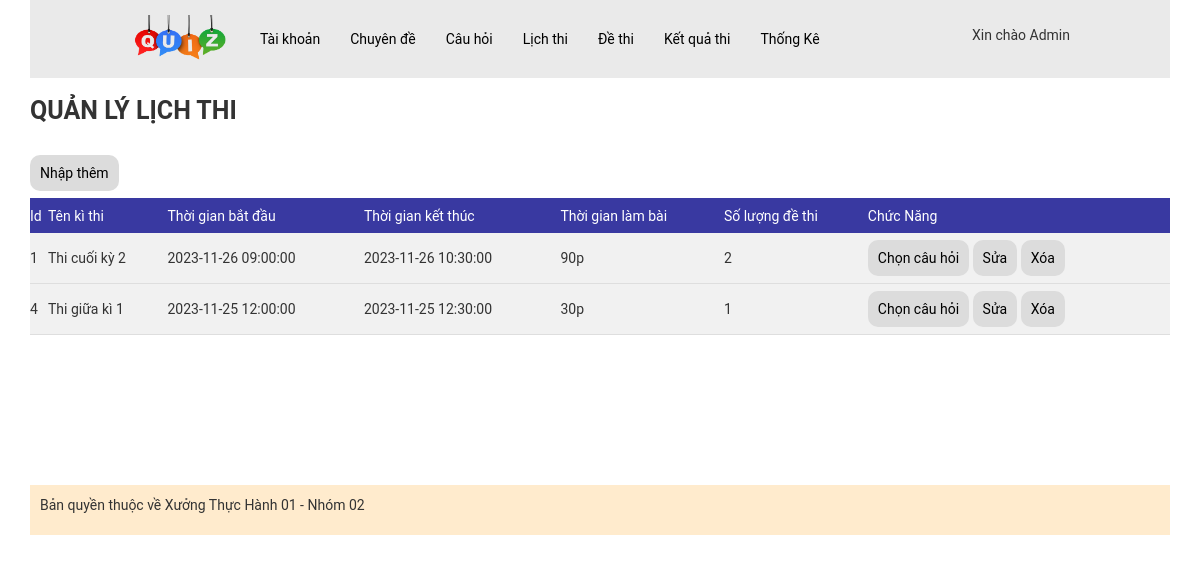
The page /admin/index.php?act=dslt (signed in) on the database as committed earlier.
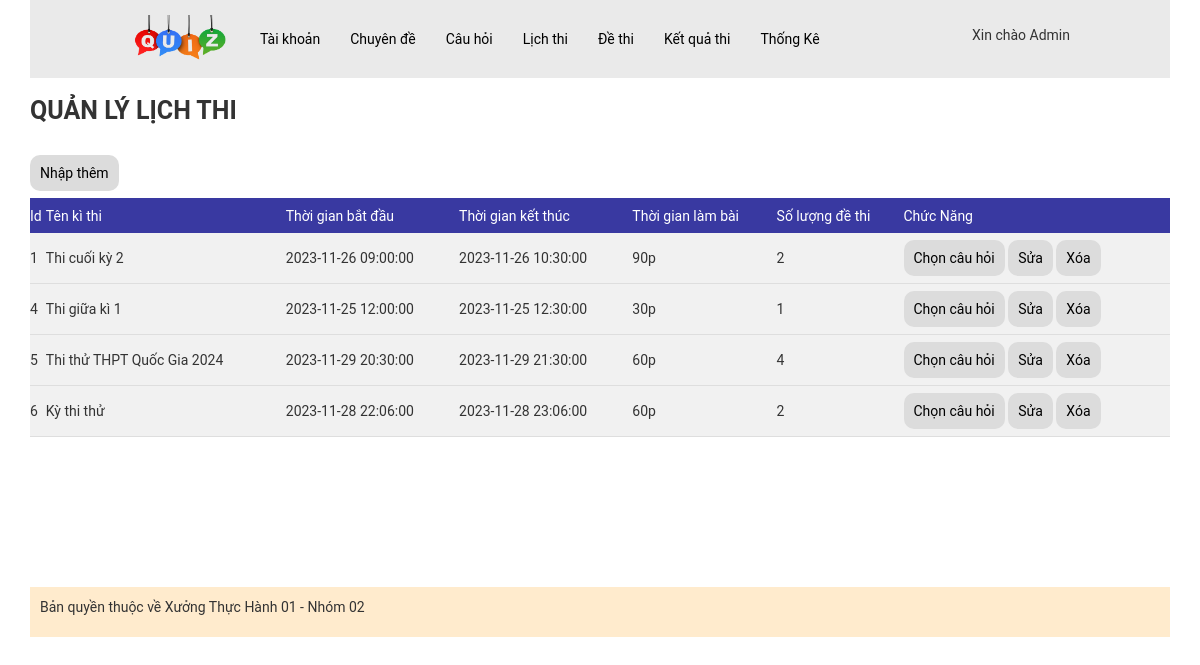
The same page on the database as committed later.
### tables this page shows
CREATE TABLE `lichthi` (
  `id` int(11) NOT NULL,
  `name` varchar(255) NOT NULL COMMENT 'Tên lịch thi(tên kì thi)',
  `time_start` datetime NOT NULL COMMENT 'TG bắt đầu làm bài',
  `time_end` datetime NOT NULL COMMENT 'TG kết thúc làm bài',
  `time` int(11) NOT NULL COMMENT 'TG làm bài (vd: 45p)',
  `so_de_thi` int(11) NOT NULL COMMENT 'Số lượng đề thi'
);

### model/pdo.php (called while the page is built, shortened)
<?php
function pdo_get_connection(){
    $servername = "localhost";
    $username = "root";
    $password = "";
    try {
        $conn = new PDO("mysql:host=$servername;dbname=xuongth01_02", $username, $password);
        $conn->setAttribute(PDO::ATTR_ERRMODE, PDO::ERRMODE_EXCEPTION);
        return $conn;
    } catch(PDOException $e) {
        echo "Connection failed: " . $e->getMessage();
    }
}
function pdo_query($sql){
    $sql_args=array_slice(func_get_args(),1);
    try{
        $conn=pdo_get_connection();
        $stmt=$conn->prepare($sql);
        $stmt->execute($sql_args);
        $rows=$stmt->fetchAll();
        return $rows;
    }
    catch(PDOException $e){
        throw $e;
    }
    finally{
        unset($conn);
    }
}
?>

### model/lichthi.php (called while the page is built, shortened)
<?php
function loadall_lichthi()
{
    $sql = "select * from lichthi";
    $result = pdo_query($sql);
    return $result;
}

### admin/lichthi/list-lichthi.php (the view)
<div class="content-boder-user">
    <div class="title-boder-top-user">
        <p>QUẢN LÝ LỊCH THI</p>
    </div>
    <br>
    <div class="add-user">
        <a href="?act=addlt">
            Nhập thêm
        </a>
    </div>
    <div class="main-user">
        <table>
            <thead>
                <tr>
                    <td>Id</td>
                    <td>Tên kì thi</td>
                    <td>Thời gian bắt đầu</td>
                    <td>Thời gian kết thúc</td>
                    <td>Thời gian làm bài </td>
                    <td>Số lượng đề thi</td>
                    <td>Chức Năng</td>
                </tr>
            </thead>
            <tbody>
                <?php foreach ($dslt as $key => $value) : extract($value) ?>
                    <tr>
                        <td><?php echo $id ?></td>
                        <td><?php echo $name ?></td>
                        <td><?php echo $time_start ?></td>
                        <td>
                            <?php
                            $time_start = new DateTime($time_start);
                            $minutes_to_add = $time;
                            $time_end = clone $time_start;
                            $time_end->add(new DateInterval('PT' . $minutes_to_add . 'M'));
                            echo $time_end->format('Y-m-d H:i:s');
                            ?>
                        </td>
                        <td><?php echo $time ?>p</td>
                        <td><?php echo $so_de_thi ?></td>
                        <td><a href="?act=chon_cauhoi&idlt=<?php echo $id ?>">Chọn câu hỏi</a>
                            <a href="?act=editlt&idlt=<?php echo $id ?>">Sửa</a>
                            <a href="?act=deletelt&idlt=<?php echo $id ?>">Xóa</a>
                        </td>
                    </tr>
                <?php endforeach; ?>
            </tbody>
        </table>
    </div>
</div>

Rows that differ between the two databases and show on the page:
added lichthi: id "5", name "Thi thử THPT Quốc Gia 2024", time_start "2023-11-29 20:30:00", time_start "2023-11-29 21:30:00", time "60", so_de_thi "4"
added lichthi: id "6", name "Kỳ thi thử", time_start "2023-11-28 22:06:00", time_start "2023-11-28 23:06:00", time "60", so_de_thi "2"
